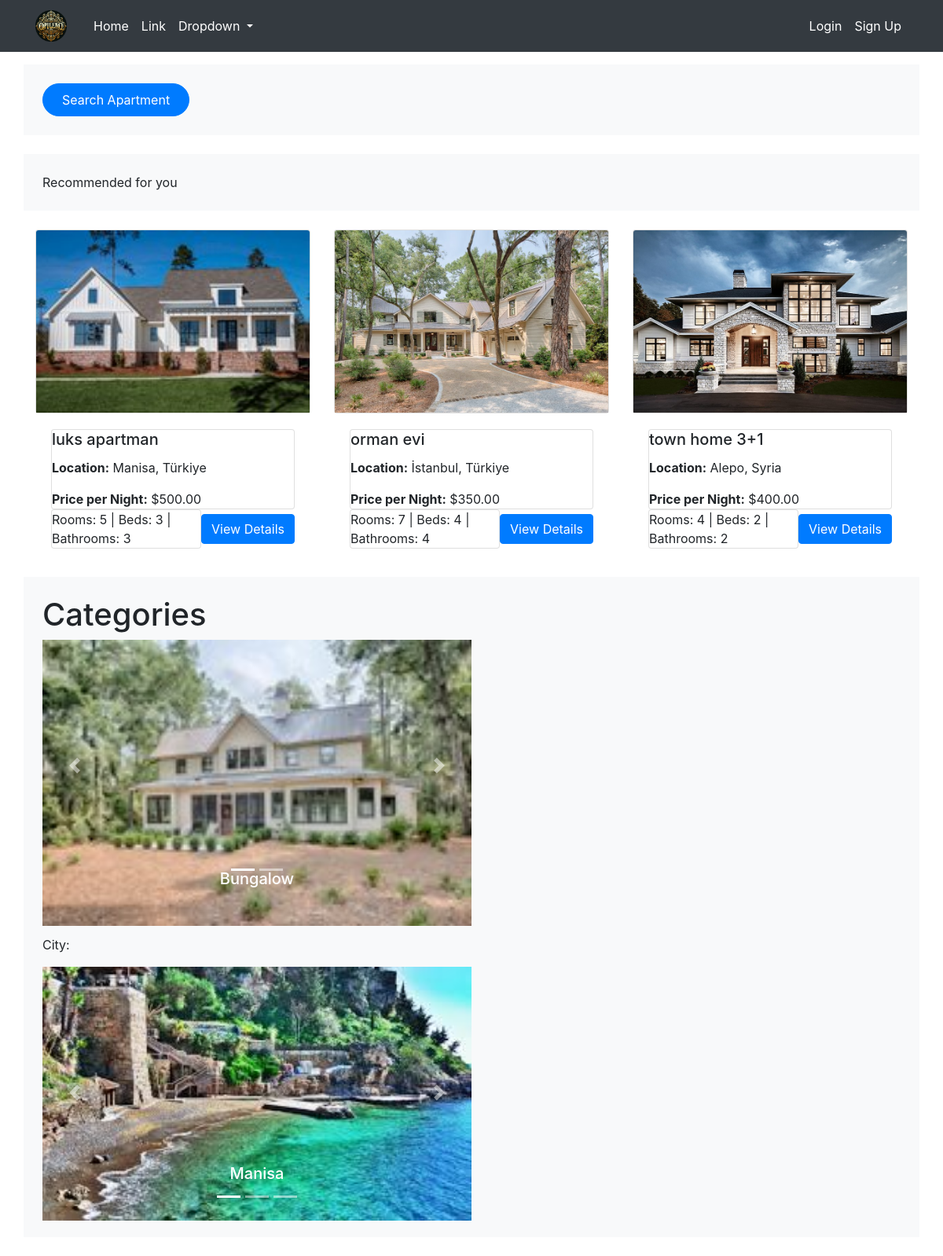
The page / on the database its author committed.
### apartments/models.py (models this page shows, shortened)
class Apartment(models.Model):
    category = models.ForeignKey(Category, on_delete=models.CASCADE)
    country=models.ForeignKey(Country,on_delete=models.SET_NULL,null=True,blank=True)
    city = models.ForeignKey(City, on_delete=models.CASCADE)
    apt_name = models.CharField(max_length=255)
    description = models.TextField()
    cover_image=models.ImageField(upload_to='covers/',null=True)
    district = models.CharField(max_length=30)
    is_active = models.BooleanField(default=True)
    is_booked = models.BooleanField(default=False)
    rooms = models.IntegerField()
    beds = models.IntegerField()
    bath_rooms = models.IntegerField()
    wifi = models.BooleanField(default=False)
    tv = models.BooleanField(default=False)
    price_per_night = models.DecimalField(max_digits=10, decimal_places=2)
    user = models.ForeignKey(settings.AUTH_USER_MODEL, null=True, blank=True, on_delete=models.CASCADE)
    created_at = models.DateTimeField(auto_now_add=True,null=True)
    updated_at = models.DateTimeField(auto_now=True,null=True)

class City(models.Model):
    city_name = models.CharField(max_length=100)
    city_image=models.ImageField(upload_to="cities/",null=True,blank=True)
    postal_code = models.IntegerField()
    country = models.ForeignKey(Country, on_delete=models.CASCADE)
    def __str__(self):
        return self.city_name

class Country(models.Model):
    country_name = models.CharField(max_length=100)
    country_image=models.ImageField(upload_to='countries/', blank=True, null=True)
    def __str__(self):
        return self.country_name

class Category(models.Model):
    category_name = models.CharField(max_length=100, unique=True)
    category_image=models.ImageField(upload_to='categories/',null=True,blank=True)

### apartments/views.py (the view)
# urls.py: path('',views.Index.as_view(),name='index'),
class Index(ListView):
    model = Apartment
    template_name = 'index.html'
    context_object_name = 'apartments'
    def get_context_data(self, **kwargs):
        context = super().get_context_data(**kwargs)
        context["categories"] = Category.objects.all()
        context['cities'] = City.objects.all()
        return context

### templates/index.html (shortened to what this page needs)
{% extends "base.html" %}
{% block content %}
<div class="container bg-light p-4 mt-3 mb-4">
    {% include 'partials/search_bar.html' with cities=cities countries=countries %}
    </div>
{% include "apartment/apartment_list.html" %}
<div class="container bg-light p-4 mt-3 mb-4">
    {% include 'partials/categories.html'%}
    </div>
{% endblock content %}

### templates/apartment/apartment_list.html
<div class="container bg-light p-4 mt-3 mb-4">
    Recommended for you
</div>
<div class="container">
    <div class="row row-cols-1 row-cols-md-2 row-cols-lg-3 g-4">
        {% for apartment in apartments %}
        <div class="col">
            <a href="{% url 'detail' apartment.id %}" class="card text-decoration-none">
                <img src="{% if apartment.cover_image %}{{ apartment.cover_image.url }}{% else %}placeholder.jpg{% endif %}" class="card-img-top" alt="Apartment Image">
                <div class="card-body">
                    <h5 class="card-title">{{ apartment.apt_name }}</h5>
                    <p class="card-text"><strong>Location:</strong> {{ apartment.city }}, {{ apartment.country }}</p>
                    <p class="card-text"><strong>Price per Night:</strong> ${{ apartment.price_per_night }}</p>
                    <div class="d-flex justify-content-between align-items-center">
                        <p class="card-text">Rooms: {{ apartment.rooms }} | Beds: {{ apartment.beds }} | Bathrooms: {{ apartment.bath_rooms }}</p>
                        <a href="{% url 'detail' apartment.id %}" class="btn btn-primary">View Details</a>
                    </div>
                </div>
            </a>
        </div>
        {% endfor %}
    </div>
</div>

### templates/partials/categories.html (shortened to what this page needs)
{% load static %}
<link rel="stylesheet" href="https://stackpath.bootstrapcdn.com/bootstrap/4.0.0/css/bootstrap.min.css">
<link rel="stylesheet" href="https://stackpath.bootstrapcdn.com/bootstrap/4.0.0/css/bootstrap.min.css">
<h1>Categories</h1>
<div id="carouselExampleIndicators" class="carousel slide" data-ride="carousel">
    <ol class="carousel-indicators">
        {% for category in categories %}
        <li data-target="#carouselExampleIndicators" data-slide-to="{{ forloop.counter0 }}" {% if forloop.first %}class="active"{% endif %}></li>
        {% endfor %}
    </ol>
    <div class="carousel-inner">
        {% for category in categories %}
        <div class="carousel-item {% if forloop.first %}active{% endif %}">
            <a href="{% url 'search_apartments'  %}?category={{category.id}}">
                <img class="d-block w-100" src="{{ category.category_image.url }}" alt="{{ category.category_name }}">
            </a>
            <div class="carousel-caption d-none d-md-block">
                <h5>{{ category.category_name }}</h5>
            </div>
        </div>
        {% endfor %}
    </div>
    <a class="carousel-control-prev" href="#carouselExampleIndicators" role="button" data-slide="prev">
        <span class="carousel-control-prev-icon" aria-hidden="true"></span>
    </a>
    <a class="carousel-control-next" href="#carouselExampleIndicators" role="button" data-slide="next">
        <span class="carousel-control-next-icon" aria-hidden="true"></span>
    </a>
</div>
<h1>Cities</h1>
<p>City: {{ city }}</p>
<div id="carouselExampleIndicatorsCities" class="carousel slide" data-ride="carousel">
    <ol class="carousel-indicators">
        {% for city in cities %}
        <li data-target="#carouselExampleIndicatorsCities" data-slide-to="{{ forloop.counter0 }}" {% if forloop.first %}class="active"{% endif %}></li>
        {% endfor %}
    </ol>
    <div class="carousel-inner">
        {% for city in cities %}
        <div class="carousel-item {% if forloop.first %}active{% endif %}">
            <a href="{% url 'search_apartments'  %}?city_select={{city.city_name}}">
                <img class="d-block w-100" src="{% if city.city_image %}{{ city.city_image.url }}{% endif %}" alt="{{ city.city_name }}">
            </a>
            <div class="carousel-caption d-none d-md-block">
                <h5>{{ city.city_name }}</h5>
            </div>
        </div>
        {% endfor %}
    </div>
    <a class="carousel-control-prev" href="#carouselExampleIndicatorsCities" role="button" data-slide="prev">
        <span class="carousel-control-prev-icon" aria-hidden="true"></span>
    </a>
    <a class="carousel-control-next" href="#carouselExampleIndicatorsCities" role="button" data-slide="next">
        <span class="carousel-control-next-icon" aria-hidden="true"></span>
    </a>
</div>

### BookingSystem/static/css/style.css (style rules this page uses)
body { background-color: black; color: white; }

### templates/partials/categories.html (style rules this page uses)
.carousel { height: 40vh; width:50%; }
img { height: 100%; width: 33.33%; }

### rows shown on the page
Apartment: cover_image (picture), apt_name "luks apartman", city "Manisa", country "Türkiye", price_per_night "500.00", rooms "5", beds "3", bath_rooms "3"
Apartment: cover_image (picture), apt_name "orman evi", city "İstanbul", country "Türkiye", price_per_night "350.00", rooms "7", beds "4", bath_rooms "4"
Apartment: cover_image (picture), apt_name "town home 3+1", city "Alepo", country "Syria", price_per_night "400.00", rooms "4", beds "2", bath_rooms "2"
Category: category_image (picture), category_name "Bungalow"
City: city_image (picture), city_name "Manisa"
